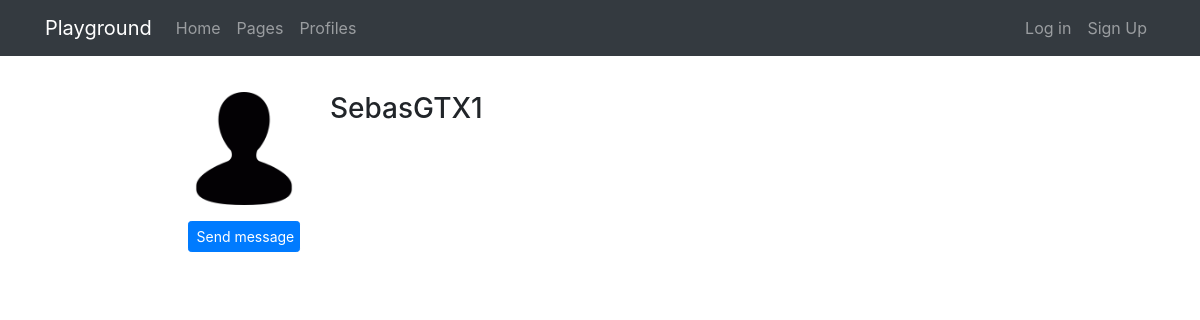
The page /profiles/SebasGTX1/ on the database its author committed.
### registration/models.py (models this page shows)
class Profile(models.Model):
    user = models.OneToOneField(User, on_delete=models.CASCADE)
    avatar = models.ImageField(upload_to=custom_upload_to, null=True, blank=True)
    bio = models.TextField(null=True, blank=True)
    link = models.URLField(max_length=200, null=True, blank=True)
    class Meta:
        ordering = ['user__username']

### Profiles/views.py (the view)
# urls.py: path('<username>/', ProfileDetailView.as_view(), name='detail'),
class ProfileDetailView(DetailView):
    model = Profile
    template_name = 'profiles/profile_detail.html'
    def get_object(self):
     return get_object_or_404(Profile, user__username=self.kwargs['username'])

### Profiles/templates/profiles/profile_detail.html (shortened to what this page needs)
{% extends 'core/base.html' %}
{% load static %}
{% block content %}
<main role="main">
  <div class="container">
    <div class="row mt-3">
      <div class="col-md-9 mx-auto mb-5">
        <form action="" method="post" enctype="multipart/form-data">{% csrf_token %}
          <div class="row">
            <div class="col-md-2">
              {% if profile.avatar %}
                <img src="{{profile.avatar.url}}" class="img-fluid">
              {% else %}
                <img src="{% static 'registration/img/no-avatar.jpg' %}" class="img-fluid">
              {% endif %}
              {% if request.user != profile.user %}
              <a href='{% url 'messenger:start' profile.user.username %}' class='btn btn-primary btn-block btn-sm mt-3'>
                Send message
              </a>
              {% endif %}
            </div>
            <div class="col-md-10">
              <h3>{{profile.user}}</h3>
            </div>
          </div>
        </form>
      </div>
    </div>
  </div>
</main>
{% endblock %}

### core/static/core/css/main.css (style rules this page uses)
main { padding-top: 20px; }
:root { --jumbotron-padding-y: 3rem; }

### rows shown on the page
Profile: avatar (picture), user "SebasGTX1"
